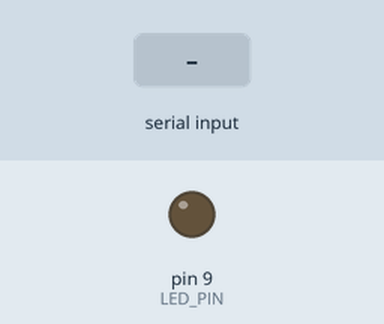
Bench run of a sketch on a simulated Arduino Uno, built with avr-gcc and run on an emulated ATmega328P. On the bench: output pins drawn as LEDs (lit = HIGH). The inputs (shaded band) are chosen by the test bench.

Above: at 1.2 s.
1.3 s: "S" received over Serial
At 2.06 s:
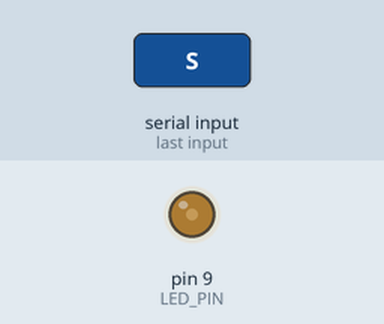
At 2.66 s:
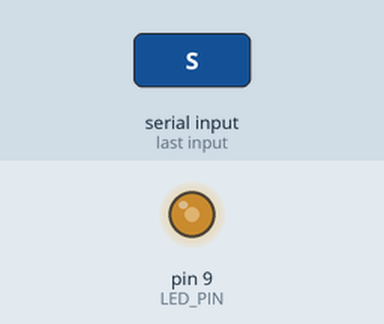
Timing chart, 0 to 7.9 s (numbered marks = the images above; inputs shaded):
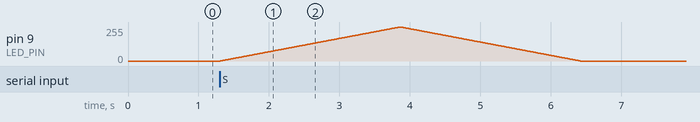

The sketch:

arduino_breathing.ino
```cpp
const int LED_PIN = 9;  // LED 連接的腳位

void setup() {
  Serial.begin(9600);    // 設定串行通訊速率
  pinMode(LED_PIN, OUTPUT);
}

void loop() {
  if (Serial.available() > 0) {
    char command = Serial.read();

    if (command == 'S') {
      // LED 呼吸效果
      for(int brightness = 0; brightness <= 255; brightness++) {
        analogWrite(LED_PIN, brightness);
        delay(10);
      }
      for(int brightness = 255; brightness >= 0; brightness--) {
        analogWrite(LED_PIN, brightness);
        delay(10);
      }
    }
  }
}
```

Measured:
- after the input at 1.3 s, pin 9 (LED_PIN): rises from 0/255 to 255/255 in 2.5 s, then falls to 0/255 in 2.6 s
